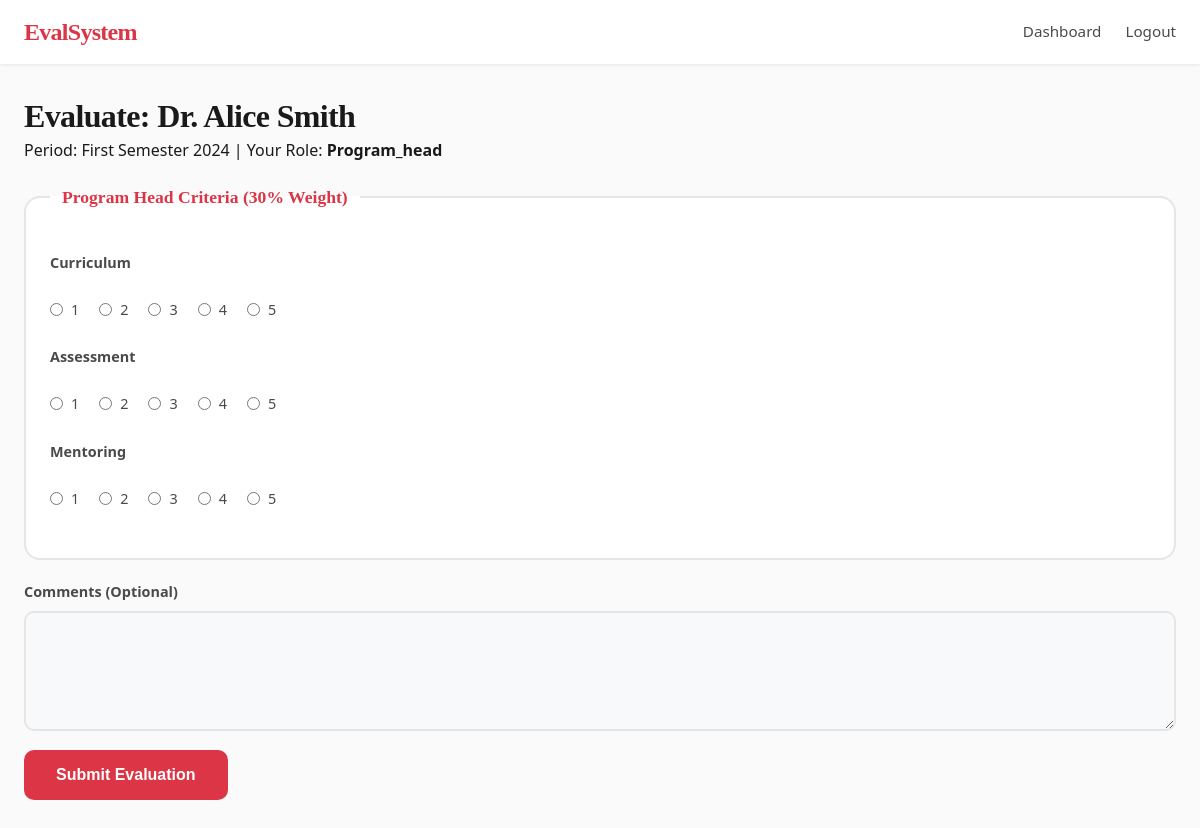
The page /evaluate.php?teacher_id=1 (signed in) on the database its author committed.
### tables this page shows
CREATE TABLE teachers (
    id INT AUTO_INCREMENT PRIMARY KEY,
    full_name VARCHAR(100) NOT NULL,
    email VARCHAR(100) NOT NULL UNIQUE,
    department_id INT NOT NULL,
    is_active TINYINT(1) DEFAULT 1,
    created_at TIMESTAMP DEFAULT CURRENT_TIMESTAMP,
    FOREIGN KEY (department_id) REFERENCES departments(id) ON DELETE CASCADE
);

CREATE TABLE evaluation_periods (
    id INT AUTO_INCREMENT PRIMARY KEY,
    title VARCHAR(100) NOT NULL,
    start_date DATE NOT NULL,
    end_date DATE NOT NULL,
    is_active TINYINT(1) DEFAULT 1,
    created_at TIMESTAMP DEFAULT CURRENT_TIMESTAMP
);

### evaluate.php (the view, shortened to what this page needs)
<?php
require_once 'includes/functions.php';
$role = $_SESSION['role'];
$teacherId = intval($_GET['teacher_id'] ?? 0);
$teacher = $pdo->prepare("SELECT * FROM teachers WHERE id = ? AND is_active = 1");
$teacher->execute([$teacherId]);
$teacher = $teacher->fetch();
$periodStmt = $pdo->query("SELECT * FROM evaluation_periods WHERE is_active = 1 ORDER BY end_date DESC LIMIT 1");
$activePeriod = $periodStmt->fetch();
function ratingInput($name, $label) {
    $html = "<label>$label</label><div class='rating-group'>";
    for ($i = 1; $i <= 5; $i++) {
        $html .= "<label class='rating-label'><input type='radio' name='$name' value='$i' required> $i</label>";
    }
    $html .= "</div>";
    return $html;
}
?>
<!DOCTYPE html>
<html lang="en">
<head>
    <link rel="stylesheet" href="assets/css/style.css">
</head>
<body>
<nav class="navbar">
    <div class="brand">EvalSystem</div>
    <ul>
        <li><a href="dashboard.php">Dashboard</a></li>
        <li><a href="logout.php">Logout</a></li>
    </ul>
</nav>
<div class="container">
    <h2>Evaluate: <?php echo htmlspecialchars($teacher['full_name']); ?></h2>
    <p>Period: <?php echo htmlspecialchars($activePeriod['title']); ?> | Your Role: <strong><?php echo ucfirst($role); ?></strong></p>
    <form method="POST" action="">
        <?php if ($role === 'student'): ?>
        <fieldset>
            <legend>Student Criteria (50% Weight)</legend>
            <?php echo ratingInput('teaching_clarity', 'Teaching Clarity'); ?>
            <?php echo ratingInput('engagement', 'Engagement'); ?>
            <?php echo ratingInput('fairness', 'Fairness'); ?>
        </fieldset>
        <?php elseif ($role === 'program_head'): ?>
        <fieldset>
            <legend>Program Head Criteria (30% Weight)</legend>
            <?php echo ratingInput('curriculum', 'Curriculum'); ?>
            <?php echo ratingInput('assessment', 'Assessment'); ?>
            <?php echo ratingInput('mentoring', 'Mentoring'); ?>
        </fieldset>
        <?php endif; ?>
        <label>Comments (Optional)</label>
        <textarea name="comments" rows="4"></textarea>
        <button type="submit">Submit Evaluation</button>
    </form>
</div>
</body>
</html>

### assets/css/style.css (style rules this page uses)
:root { --primary: #dc3545; --primary-dark: #c82333; --primary-light: #e4606d; --white: #FFFFFF; --off-white: #F8F9FA; --cream: #FFF5F5; --text-primary: #1A1A1A; --text-secondary: #4A4A4A; --text-muted: #8A8A8A; --success: #28A745; --danger: #DC143C; --warning: #FFC107; --bg: #FAFAFA; --bg-card: #FFFFFF; --shadow-sm: 0 1px 3px rgba(0, 0, 0, 0.08); --shadow-md: 0 4px 12px rgba(0, 0, 0, 0.1); --shadow-lg: 0 8px 24px rgba(0, 0, 0, 0.12); --font-primary: 'Segoe UI', -apple-system, BlinkMacSystemFont, sans-serif; --font-serif: 'Playfair Display', 'Georgia', 'Times New Roman', serif; }
* { box-sizing: border-box; margin: 0; padding: 0; }
body { font-family: var(--font-primary); background: var(--bg); color: var(--text-primary); line-height: 1.6; -webkit-font-smoothing: antialiased; -moz-osx-font-smoothing: grayscale; }
h1, h2, h3, h4, h5, h6 { font-family: var(--font-serif); font-weight: 600; letter-spacing: -0.02em; line-height: 1.3; }
h2 { font-size: 2rem; }
.navbar { background: var(--white); color: var(--text-primary); display: flex; justify-content: space-between; align-items: center; padding: 0 1.5rem; height: 64px; box-shadow: var(--shadow-sm); position: sticky; top: 0; z-index: 100; }
.navbar .brand { font-family: var(--font-serif); font-weight: 700; font-size: 1.5rem; color: var(--primary); letter-spacing: -0.03em; }
.navbar ul { list-style: none; display: flex; gap: 1.5rem; margin: 0; padding: 0; }
.navbar a { color: var(--text-secondary); text-decoration: none; font-size: 0.95rem; font-weight: 500; transition: color 0.2s ease; }
.container { max-width: 1200px; margin: 2rem auto; padding: 0 1.5rem; }
fieldset { border: 2px solid #E5E5E5; border-radius: 16px; padding: 1.5rem; margin: 1.25rem 0; background: var(--bg-card); }
legend { font-family: var(--font-serif); font-weight: 600; font-size: 1.1rem; padding: 0 0.75rem; color: var(--primary); }
label { display: block; margin: 1rem 0 0.5rem; font-weight: 600; font-size: 0.9rem; color: var(--text-secondary); }
input[type="text"], input[type="email"], input[type="password"], select, textarea { width: 100%; padding: 0.875rem 1rem; border: 2px solid #E5E5E5; border-radius: 10px; font-family: inherit; font-size: 1rem; background: var(--off-white); transition: border-color 0.2s ease, box-shadow 0.2s ease; }
.rating-group { display: flex; gap: 1.25rem; margin-bottom: 1rem; flex-wrap: wrap; }
.rating-label { font-weight: 500; cursor: pointer; display: flex; align-items: center; gap: 0.5rem; }
.rating-label input { width: auto; accent-color: var(--primary); }
button[type="submit"] { padding: 1rem 2rem; background: var(--primary); color: var(--white); border: none; border-radius: 10px; cursor: pointer; font-size: 1rem; font-weight: 600; margin-top: 0.75rem; transition: background 0.2s ease, transform 0.1s ease; }

### rows shown on the page
teachers: full_name "Dr. Alice Smith"
evaluation_periods: title "First Semester 2024"

### other values the page prints
$role "Program_head"
$label "Curriculum Assessment Mentoring"
